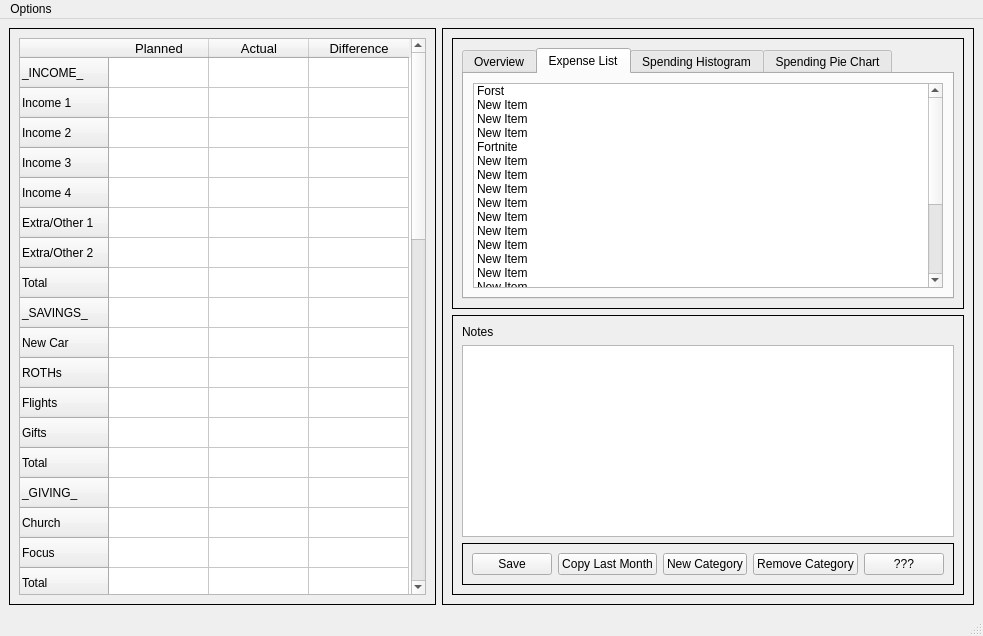
<?xml version="1.0" encoding="UTF-8"?>
<ui version="4.0">
 <class>MainWindow</class>
 <widget class="QMainWindow" name="MainWindow">
  <property name="geometry">
   <rect>
    <x>0</x>
    <y>0</y>
    <width>982</width>
    <height>636</height>
   </rect>
  </property>
  <property name="windowTitle">
   <string>MainWindow</string>
  </property>
  <widget class="QWidget" name="centralwidget">
   <layout class="QHBoxLayout" name="horizontalLayout">
    <item>
     <widget class="QFrame" name="frame_2">
      <property name="sizePolicy">
       <sizepolicy hsizetype="Expanding" vsizetype="Preferred">
        <horstretch>0</horstretch>
        <verstretch>0</verstretch>
       </sizepolicy>
      </property>
      <property name="frameShape">
       <enum>QFrame::Box</enum>
      </property>
      <property name="frameShadow">
       <enum>QFrame::Plain</enum>
      </property>
      <layout class="QHBoxLayout" name="horizontalLayout_3">
       <item>
        <spacer name="horizontalSpacer_2">
         <property name="orientation">
          <enum>Qt::Horizontal</enum>
         </property>
         <property name="sizeHint" stdset="0">
          <size>
           <width>40</width>
           <height>20</height>
          </size>
         </property>
        </spacer>
       </item>
       <item>
        <widget class="QTableWidget" name="tableWidget">
         <property name="sizePolicy">
          <sizepolicy hsizetype="Preferred" vsizetype="Expanding">
           <horstretch>0</horstretch>
           <verstretch>0</verstretch>
          </sizepolicy>
         </property>
         <property name="minimumSize">
          <size>
           <width>407</width>
           <height>0</height>
          </size>
         </property>
         <attribute name="horizontalHeaderCascadingSectionResizes">
          <bool>false</bool>
         </attribute>
         <row>
          <property name="text">
           <string>_INCOME_</string>
          </property>
         </row>
         <row>
          <property name="text">
           <string>Income 1</string>
          </property>
         </row>
         <row>
          <property name="text">
           <string>Income 2</string>
          </property>
         </row>
         <row>
          <property name="text">
           <string>Income 3</string>
          </property>
         </row>
         <row>
          <property name="text">
           <string>Income 4</string>
          </property>
         </row>
         <row>
          <property name="text">
           <string>Extra/Other 1</string>
          </property>
         </row>
         <row>
          <property name="text">
           <string>Extra/Other 2</string>
          </property>
         </row>
         <row>
          <property name="text">
           <string>Total</string>
          </property>
         </row>
         <row>
          <property name="text">
           <string>_SAVINGS_</string>
          </property>
         </row>
         <row>
          <property name="text">
           <string>New Car</string>
          </property>
         </row>
         <row>
          <property name="text">
           <string>ROTHs</string>
          </property>
         </row>
         <row>
          <property name="text">
           <string>Flights</string>
          </property>
         </row>
         <row>
          <property name="text">
           <string>Gifts</string>
          </property>
         </row>
         <row>
          <property name="text">
           <string>Total</string>
          </property>
         </row>
         <row>
          <property name="text">
           <string>_GIVING_</string>
          </property>
         </row>
         <row>
          <property name="text">
           <string>Church</string>
          </property>
         </row>
         <row>
          <property name="text">
           <string>Focus</string>
          </property>
         </row>
         <row>
          <property name="text">
           <string>Total</string>
          </property>
         </row>
         <row>
          <property name="text">
           <string>_HOUSING_</string>
          </property>
         </row>
         <row>
          <property name="text">
           <string>Mortgage</string>
          </property>
         </row>
         <row>
          <property name="text">
           <string>Water</string>
          </property>
         </row>
         <row>
          <property name="text">
           <string>Electricity</string>
          </property>
         </row>
         <row>
          <property name="text">
           <string>Phone</string>
          </property>
         </row>
         <row>
          <property name="text">
           <string>Internet</string>
          </property>
         </row>
         <row>
          <property name="text">
           <string>Total</string>
          </property>
         </row>
         <row>
          <property name="text">
           <string>_TRANSPO_</string>
          </property>
         </row>
         <row>
          <property name="text">
           <string>Gas</string>
          </property>
         </row>
         <row>
          <property name="text">
           <string>Maintenance</string>
          </property>
         </row>
         <row>
          <property name="text">
           <string>Total</string>
          </property>
         </row>
         <row>
          <property name="text">
           <string>_FOOD_</string>
          </property>
         </row>
         <row>
          <property name="text">
           <string>Groceries</string>
          </property>
         </row>
         <row>
          <property name="text">
           <string>Restaurants</string>
          </property>
         </row>
         <row>
          <property name="text">
           <string>Total</string>
          </property>
         </row>
         <row>
          <property name="text">
           <string>_PERSONAL_</string>
          </property>
         </row>
         <row>
          <property name="text">
           <string>N_Fun</string>
          </property>
         </row>
         <row>
          <property name="text">
           <string>V_Fun</string>
          </property>
         </row>
         <row>
          <property name="text">
           <string>Subscriptions</string>
          </property>
         </row>
         <row>
          <property name="text">
           <string>Total</string>
          </property>
         </row>
         <row>
          <property name="text">
           <string>_INSURANCE_</string>
          </property>
         </row>
         <row>
          <property name="text">
           <string>Car</string>
          </property>
         </row>
         <row>
          <property name="text">
           <string>Health</string>
          </property>
         </row>
         <row>
          <property name="text">
           <string>Dental</string>
          </property>
         </row>
         <row>
          <property name="text">
           <string>Vision</string>
          </property>
         </row>
         <row>
          <property name="text">
           <string>Total</string>
          </property>
         </row>
         <row>
          <property name="text">
           <string>_OTHER_</string>
          </property>
         </row>
         <row>
          <property name="text">
           <string>Cats</string>
          </property>
         </row>
         <row>
          <property name="text">
           <string>Misc</string>
          </property>
         </row>
         <row>
          <property name="text">
           <string>Total</string>
          </property>
         </row>
         <column>
          <property name="text">
           <string>Planned</string>
          </property>
          <property name="font">
           <font>
            <pointsize>10</pointsize>
           </font>
          </property>
         </column>
         <column>
          <property name="text">
           <string>Actual</string>
          </property>
          <property name="font">
           <font>
            <pointsize>10</pointsize>
           </font>
          </property>
         </column>
         <column>
          <property name="text">
           <string>Difference</string>
          </property>
          <property name="font">
           <font>
            <pointsize>10</pointsize>
           </font>
          </property>
         </column>
        </widget>
       </item>
       <item>
        <spacer name="horizontalSpacer">
         <property name="orientation">
          <enum>Qt::Horizontal</enum>
         </property>
         <property name="sizeHint" stdset="0">
          <size>
           <width>40</width>
           <height>20</height>
          </size>
         </property>
        </spacer>
       </item>
      </layout>
     </widget>
    </item>
    <item>
     <widget class="QFrame" name="frame">
      <property name="frameShape">
       <enum>QFrame::Box</enum>
      </property>
      <property name="frameShadow">
       <enum>QFrame::Plain</enum>
      </property>
      <layout class="QVBoxLayout" name="verticalLayout">
       <item>
        <widget class="QFrame" name="frame_3">
         <property name="frameShape">
          <enum>QFrame::Box</enum>
         </property>
         <property name="frameShadow">
          <enum>QFrame::Plain</enum>
         </property>
         <layout class="QGridLayout" name="gridLayout">
          <item row="0" column="0">
           <widget class="QTabWidget" name="tabWidget">
            <property name="currentIndex">
             <number>1</number>
            </property>
            <widget class="QWidget" name="tab_1">
             <attribute name="title">
              <string>Overview</string>
             </attribute>
            </widget>
            <widget class="QWidget" name="tab_3">
             <attribute name="title">
              <string>Expense List</string>
             </attribute>
             <layout class="QVBoxLayout" name="verticalLayout_4">
              <item>
               <widget class="QListWidget" name="listWidget">
                <item>
                 <property name="text">
                  <string>Forst</string>
                 </property>
                </item>
                <item>
                 <property name="text">
                  <string>New Item</string>
                 </property>
                </item>
                <item>
                 <property name="text">
                  <string>New Item</string>
                 </property>
                </item>
                <item>
                 <property name="text">
                  <string>New Item</string>
                 </property>
                </item>
                <item>
                 <property name="text">
                  <string>Fortnite</string>
                 </property>
                </item>
                <item>
                 <property name="text">
                  <string>New Item</string>
                 </property>
                </item>
                <item>
                 <property name="text">
                  <string>New Item</string>
                 </property>
                </item>
                <item>
                 <property name="text">
                  <string>New Item</string>
                 </property>
                </item>
                <item>
                 <property name="text">
                  <string>New Item</string>
                 </property>
                </item>
                <item>
                 <property name="text">
                  <string>New Item</string>
                 </property>
                </item>
                <item>
                 <property name="text">
                  <string>New Item</string>
                 </property>
                </item>
                <item>
                 <property name="text">
                  <string>New Item</string>
                 </property>
                </item>
                <item>
                 <property name="text">
                  <string>New Item</string>
                 </property>
                </item>
                <item>
                 <property name="text">
                  <string>New Item</string>
                 </property>
                </item>
                <item>
                 <property name="text">
                  <string>New Item</string>
                 </property>
                </item>
                <item>
                 <property name="text">
                  <string>New Item</string>
                 </property>
                </item>
                <item>
                 <property name="text">
                  <string>New Item</string>
                 </property>
                </item>
                <item>
                 <property name="text">
                  <string>New Item</string>
                 </property>
                </item>
                <item>
                 <property name="text">
                  <string>Balls</string>
                 </property>
                </item>
                <item>
                 <property name="text">
                  <string>New Item</string>
                 </property>
                </item>
                <item>
                 <property name="text">
                  <string>New Item</string>
                 </property>
                </item>
                <item>
                 <property name="text">
                  <string>New Item</string>
                 </property>
                </item>
                <item>
                 <property name="text">
                  <string>Epic</string>
                 </property>
                </item>
               </widget>
              </item>
             </layout>
            </widget>
            <widget class="QWidget" name="tab_2">
             <attribute name="title">
              <string>Spending Histogram</string>
             </attribute>
            </widget>
            <widget class="QWidget" name="tab_0">
             <attribute name="title">
              <string>Spending Pie Chart</string>
             </attribute>
            </widget>
           </widget>
          </item>
         </layout>
        </widget>
       </item>
       <item>
        <widget class="QFrame" name="frame_4">
         <property name="frameShape">
          <enum>QFrame::Box</enum>
         </property>
         <property name="frameShadow">
          <enum>QFrame::Plain</enum>
         </property>
         <layout class="QGridLayout" name="gridLayout_2">
          <item row="0" column="0">
           <widget class="QLabel" name="label">
            <property name="text">
             <string>Notes</string>
            </property>
           </widget>
          </item>
          <item row="1" column="0">
           <widget class="QPlainTextEdit" name="plainTextEdit"/>
          </item>
          <item row="2" column="0">
           <widget class="QFrame" name="frame_5">
            <property name="frameShape">
             <enum>QFrame::Box</enum>
            </property>
            <property name="frameShadow">
             <enum>QFrame::Plain</enum>
            </property>
            <layout class="QHBoxLayout" name="horizontalLayout_2">
             <item>
              <widget class="QPushButton" name="pushButton_0">
               <property name="text">
                <string>Save</string>
               </property>
              </widget>
             </item>
             <item>
              <widget class="QPushButton" name="pushButton_1">
               <property name="text">
                <string>Copy Last Month</string>
               </property>
              </widget>
             </item>
             <item>
              <widget class="QPushButton" name="pushButton_2">
               <property name="text">
                <string>New Category</string>
               </property>
              </widget>
             </item>
             <item>
              <widget class="QPushButton" name="pushButton_3">
               <property name="text">
                <string>Remove Category</string>
               </property>
              </widget>
             </item>
             <item>
              <widget class="QPushButton" name="pushButton_5">
               <property name="text">
                <string>???</string>
               </property>
              </widget>
             </item>
            </layout>
           </widget>
          </item>
         </layout>
        </widget>
       </item>
      </layout>
     </widget>
    </item>
   </layout>
  </widget>
  <widget class="QMenuBar" name="menubar">
   <property name="geometry">
    <rect>
     <x>0</x>
     <y>0</y>
     <width>982</width>
     <height>22</height>
    </rect>
   </property>
   <widget class="QMenu" name="menuOptions">
    <property name="title">
     <string>Options</string>
    </property>
    <addaction name="actionSave"/>
    <addaction name="actionImport_from"/>
    <addaction name="separator"/>
    <addaction name="actionBack"/>
    <addaction name="actionHome"/>
   </widget>
   <addaction name="menuOptions"/>
  </widget>
  <widget class="QStatusBar" name="statusbar">
   <property name="enabled">
    <bool>true</bool>
   </property>
  </widget>
  <action name="actionSave">
   <property name="text">
    <string>Save</string>
   </property>
  </action>
  <action name="actionImport">
   <property name="text">
    <string>Import</string>
   </property>
  </action>
  <action name="actionImport_from">
   <property name="text">
    <string>Import from...</string>
   </property>
  </action>
  <action name="actionHome">
   <property name="text">
    <string>Homepage</string>
   </property>
  </action>
  <action name="actionBack">
   <property name="text">
    <string>Back to Months</string>
   </property>
  </action>
 </widget>
 <resources/>
 <connections/>
</ui>
